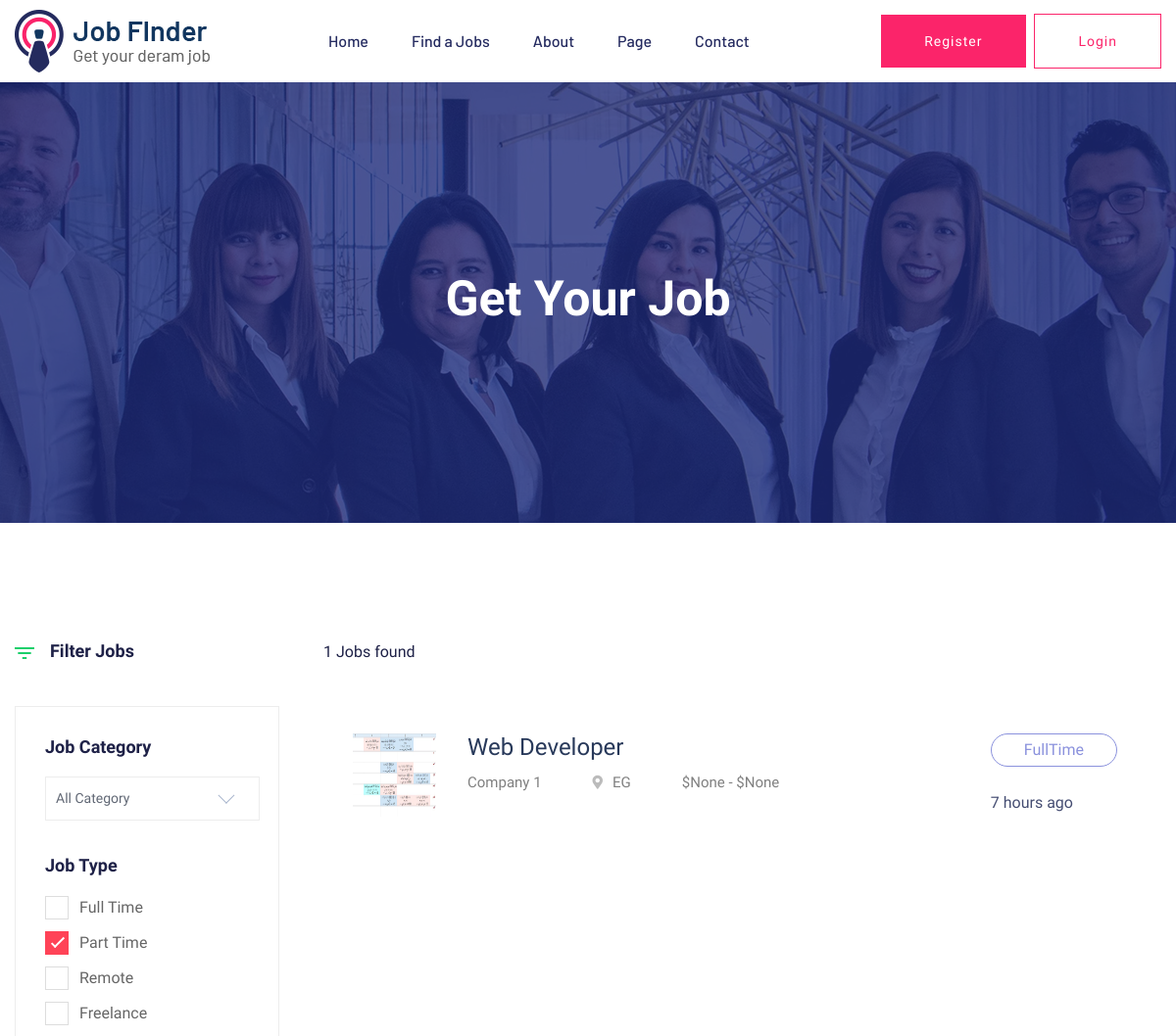
The app's page /jobs/ (upper part), older data.
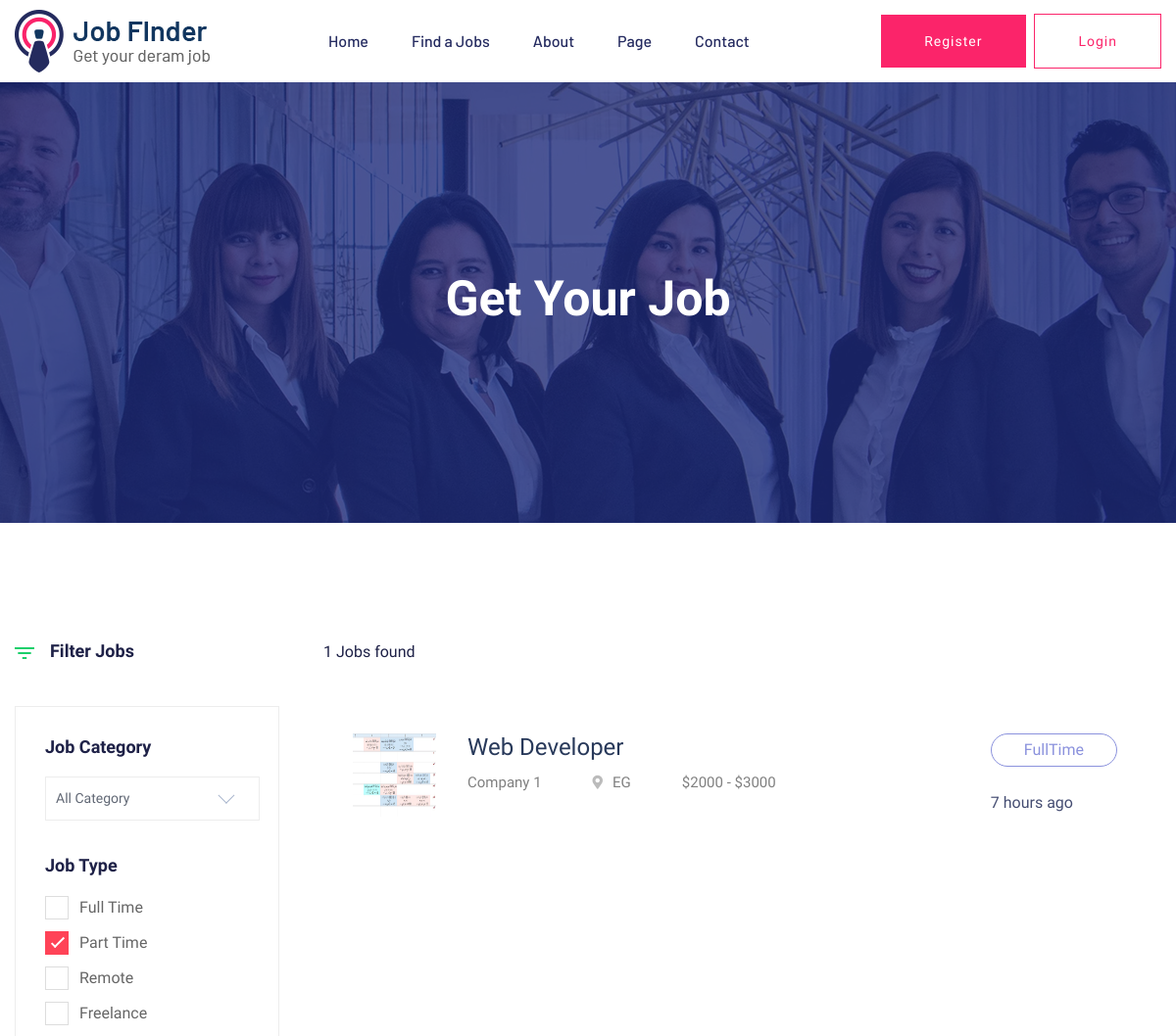
The same page, newer data.
### job/models.py (models this page shows, shortened)
class Job(models.Model):
    title = models.CharField(max_length=120)
    location = CountryField()
    created_at = models.DateTimeField(default=timezone.now)
    company = models.ForeignKey('Company', on_delete=models.CASCADE, related_name='job_company')
    salary_start = models.IntegerField(null=True, blank=True)
    salary_end = models.IntegerField(null=True, blank=True)
    description = models.TextField(max_length=15000)
    vacancy = models.IntegerField()
    job_type = models.CharField(choices=JOB_TYPE, max_length=10)
    experience = models.IntegerField()
    category = models.ForeignKey('Category', on_delete=models.SET_NULL, related_name='job_category', null=True, blank=True)
    slug = models.SlugField(null=True, blank=True)
    def __str__(self):
        return self.title

class Company(models.Model):
    name = models.CharField(max_length=50)
    logo = models.ImageField(upload_to='company')
    subtitle = models.TextField(max_length=1000)
    website = models.URLField()
    email = models.EmailField()
    def __str__(self):
        return self.name

### job/views.py (the view)
# urls.py: path('', job_list),
def job_list(request):
    all_jobs = Job.objects.all()
    return render(request, 'job/job_list.html', {'jobs':all_jobs})

### job/templates/job/job_list.html (shortened to what this page needs)
{% extends "base.html" %}
{% block body %}
<main>
    <div class="slider-area ">
        <div class="single-slider section-overly slider-height2 d-flex align-items-center" data-background="assets/img/hero/about.jpg">
            <div class="container">
                <div class="row">
                    <div class="col-xl-12">
                        <div class="hero-cap text-center">
                            <h2>Get your job</h2>
                        </div>
                    </div>
                </div>
            </div>
        </div>
    </div>
    <div class="job-listing-area pt-120 pb-120">
        <div class="container">
            <div class="row">
                <div class="col-xl-3 col-lg-3 col-md-4">
                    <div class="row">
                        <div class="col-12">
                                <div class="small-section-tittle2 mb-45">
                                <div class="ion">
                                </div>
                                <h4>Filter Jobs</h4>
                            </div>
                        </div>
                    </div>
                    <div class="job-category-listing mb-50">
                        <div class="single-listing">
                            <div class="small-section-tittle2">
                                    <h4>Job Category</h4>
                            </div>
                            <div class="select-Categories pt-80 pb-50">
                                <div class="small-section-tittle2">
                                    <h4>Job Type</h4>
                                </div>
                                <label class="container">Full Time
                                    <span class="checkmark"></span>
                                </label>
                                <label class="container">Part Time
                                    <span class="checkmark"></span>
                                </label>
                                <label class="container">Remote
                                    <span class="checkmark"></span>
                                </label>
                                <label class="container">Freelance
                                    <span class="checkmark"></span>
                                </label>
                            </div>
                        </div>
                        <div class="single-listing">
                            <aside class="left_widgets p_filter_widgets price_rangs_aside sidebar_box_shadow">
                                <div class="widgets_inner">
                                    <div class="range_item">
                                        <input type="text" class="js-range-slider" value="" />
                                    </div>
                                </div>
                            </aside>
                        </div>
                    </div>
                </div>
                <div class="col-xl-9 col-lg-9 col-md-8">
                    <section class="featured-job-area">
                        <div class="container">
                            <div class="row">
                                <div class="col-lg-12">
                                    <div class="count-job mb-35">
                                        <span>{{jobs|length}} Jobs found</span>
                                    </div>
                                </div>
                            </div>
                            {% for object in jobs %}
                                <div class="single-job-items mb-30">
                                    <div class="job-items">
                                        <div class="company-img">
                                            <a href="#"><img src="{{object.company.logo.url}}" style="width:85px;height:85px;"  alt=""></a>
                                        </div>
                                        <div class="job-tittle job-tittle2">
                                            <a href="#">
                                                <h4>{{object}}</h4>
                                            </a>
                                            <ul>
                                                <li>{{object.company}}</li>
                                                <li><i class="fas fa-map-marker-alt"></i>{{object.location}}</li>
                                                <li>${{object.salary_start}} - ${{object.salary_end}}</li>
                                            </ul>
                                        </div>
                                    </div>
                                    <div class="items-link items-link2 f-right">
                                        <a href="job_details.html">{{object.job_type}}</a>
                                        <span>7 hours ago</span>
                                    </div>
                                </div>
                            {% endfor %}
                        </div>
                    </section>
                </div>
            </div>
        </div>
    </div>
</main>
{% endblock body %}

### templates/base.html (shortened to what this page needs)
{% load static %}
<!doctype html>
<html class="no-js" lang="zxx">
    <head>
            <link rel="stylesheet" href="{% static 'assets/css/bootstrap.min.css' %}">
            <link rel="stylesheet" href="{% static 'assets/css/owl.carousel.min.css' %}">
            <link rel="stylesheet" href="{% static 'assets/css/flaticon.css' %}">
            <link rel="stylesheet" href="{% static 'assets/css/price_rangs.css' %}">
            <link rel="stylesheet" href="{% static 'assets/css/slicknav.css' %}">
            <link rel="stylesheet" href="{% static 'assets/css/animate.min.css' %}">
            <link rel="stylesheet" href="{% static 'assets/css/magnific-popup.css' %}">
            <link rel="stylesheet" href="{% static 'assets/css/fontawesome-all.min.css' %}">
            <link rel="stylesheet" href="{% static 'assets/css/themify-icons.css' %}">
            <link rel="stylesheet" href="{% static 'assets/css/slick.css' %}">
            <link rel="stylesheet" href="{% static 'assets/css/nice-select.css' %}">
            <link rel="stylesheet" href="{% static 'assets/css/style.css' %}">
   </head>
   <body>
    <header>
       <div class="header-area header-transparrent">
           <div class="headder-top header-sticky">
                <div class="container">
                    <div class="row align-items-center">
                        <div class="col-lg-3 col-md-2">
                            <div class="logo">
                                <a href="index.html"><img src="assets/img/logo/logo.png" alt=""></a>
                            </div>
                        </div>
                        <div class="col-lg-9 col-md-9">
                            <div class="menu-wrapper">
                                <div class="main-menu">
                                    <nav class="d-none d-lg-block">
                                        <ul id="navigation">
                                            <li><a href="index.html">Home</a></li>
                                            <li><a href="job_listing.html">Find a Jobs </a></li>
                                            <li><a href="about.html">About</a></li>
                                            <li><a href="#">Page</a>
                                            </li>
                                            <li><a href="contact.html">Contact</a></li>
                                        </ul>
                                    </nav>
                                </div>
                                <div class="header-btn d-none f-right d-lg-block">
                                    <a href="#" class="btn head-btn1">Register</a>
                                    <a href="#" class="btn head-btn2">Login</a>
                                </div>
                            </div>
                        </div>
                        <div class="col-12">
                        </div>
                    </div>
                </div>
           </div>
       </div>
    </header>
    {% block body %} {% endblock body %}
    </body>
</html>

### static/assets/css/price_rangs.css (style rules this page uses)
.irs-hidden-input { position: absolute !important; display: block !important; top: 0 !important; left: 0 !important; width: 0 !important; height: 0 !important; font-size: 0 !important; line-height: 0 !important; padding: 0 !important; margin: 0 !important; outline: none !important; z-index: -9999 !important; background: none !important; border-style: solid !important; border-color: transparent !important; }

Row changes from the older to the newer data that the page shows:
changed Job "Web Developer": salary_start "None" → "2000"; salary_end "None" → "3000"
